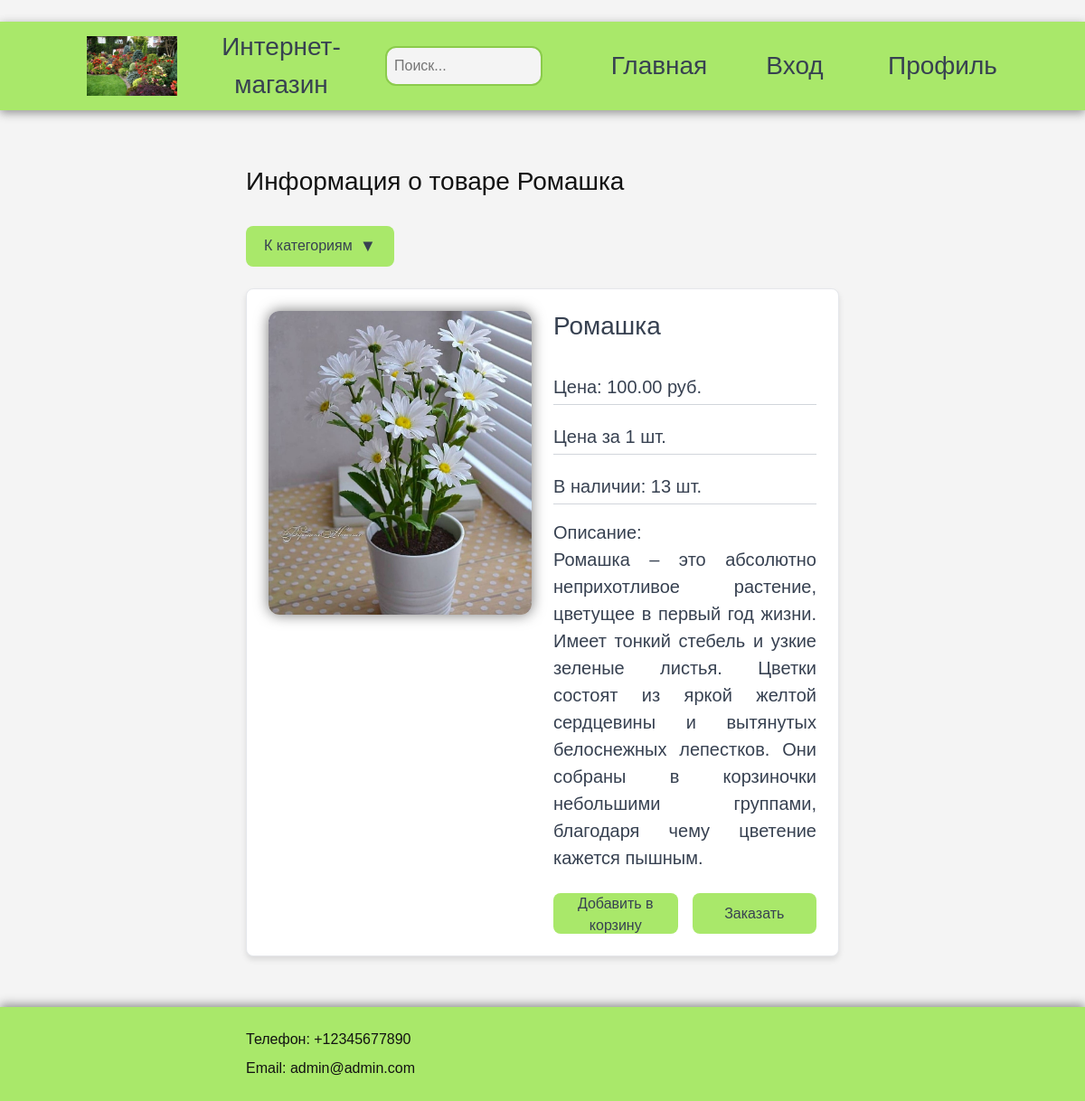
The app's page /product/4/romashka/, older data.
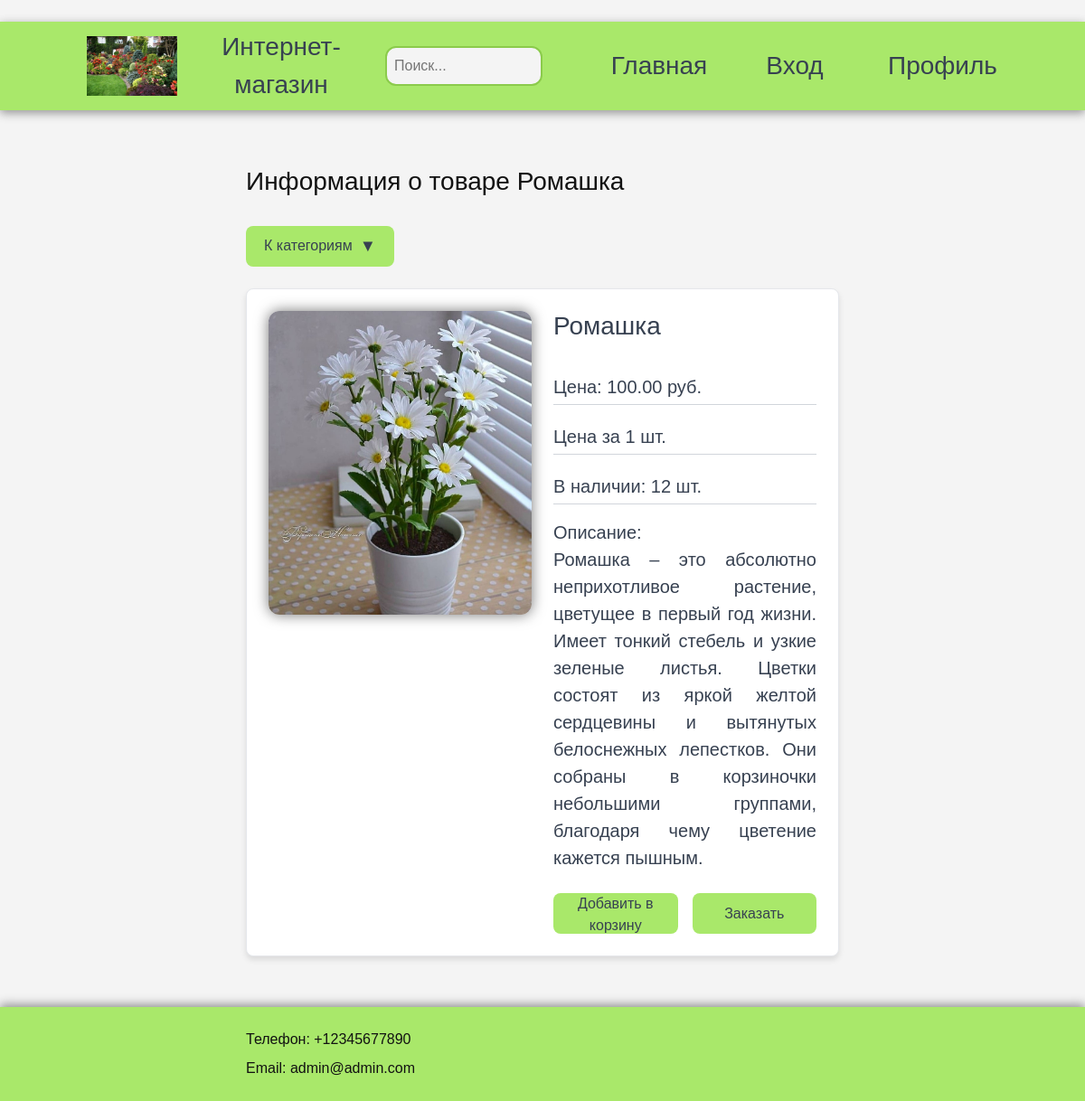
The same page, newer data.
### shop/models.py (models this page shows, shortened)
class Product(models.Model):
    category = models.ForeignKey(Category, related_name='products', on_delete=models.CASCADE)
    name = models.CharField(max_length=200, db_index=True)
    slug = models.SlugField(max_length=200, db_index=True)
    image = models.ImageField(upload_to='products/%Y/%m/%d', blank=True)
    short_description = models.TextField(blank=True)
    description = models.TextField(blank=True)
    price = models.DecimalField(max_digits=10, decimal_places=2)
    stock = models.PositiveIntegerField()
    available = models.BooleanField(default=True)
    created = models.DateTimeField(auto_now_add=True)
    updated = models.DateTimeField(auto_now=True)
    class Meta:
        ordering = ('name',)
        index_together = (('id', 'slug'),)

### shop/views.py (the view)
# urls.py: path('product/<int:id>/<str:slug>/', views.product_detail, name='product_detail'),
def product_detail(request, id, slug, category_slug=None): # описание товара
    category = None
    categories = Category.objects.all()
    product = get_object_or_404(Product, id=id, slug=slug)
    if not product.available:
        product = None  # Если недоступен, передаем None в шаблон
    if category_slug: # Фильтрация по категории
        category = get_object_or_404(Category, slug=category_slug)
        products = products.filter(category=category)
    return render(request, 'shop/product/detail.html', {'product': product, 'category': category, 'categories': categories})

### shop/models.py (called while the page is built)
    def get_absolute_url(self):
        return reverse('shop:product_list_by_category',
                        args=[self.slug])

### shop/templates/shop/product/detail.html (shortened to what this page needs)
﻿{% extends "shop/base.html" %}
{% load static %}
{% block content %}
{% if product %}
<h2>Информация о товаре {% if product %}{{ product.name }}{% else %}Product{% endif %}</h2>
<article class="basket-content">
    <form method="get" class="select-custom">
        <label for="category" class="select-label">К категориям <span class="arrow">&#9660</span></label>
    </form>
</article>
<article class="product_detail">
    <section class="product_detail_img">
        <img src="{% if product.image %}{{ product.image.url }}{% else %}{% static 'img/err.jpg' %}{% endif %}">
    </section>
    <section class="product_detail_description">
        <h2>{{ product.name }}</h2>
        <p class="product_detail_p">Цена: {{ product.price }} руб.</p>
        <p class="product_detail_p">{{ product.short_description }}</p>
        <p class="product_detail_p">В наличии: {{ product.stock }} шт.</p>
        <p>Описание: </br>{{ product.description }}</p>
    </section>
    <section class="product_button">
        <form method="post" action="{% url 'shop:add_to_cart_or_order' product.id %}">
            <button type="submit" class="profil-btn" style="width: 100%; padding: 0 1rem;">Добавить в корзину</button>
        </form>
        <form method="post" action="{% url 'shop:add_to_cart_or_order' product.id %}">
            <button type="submit" class="profil-btn" style="width: 100%; padding: 0 1rem;">Заказать</button>
        </form>
    </section>
</article>
{% else %}
    <p>Товар не найден или закончился на складе.</p>
{% endif %}
{% endblock %}

Row changes from the older to the newer data that the page shows:
changed Product "Ромашка": stock "13" → "12"
